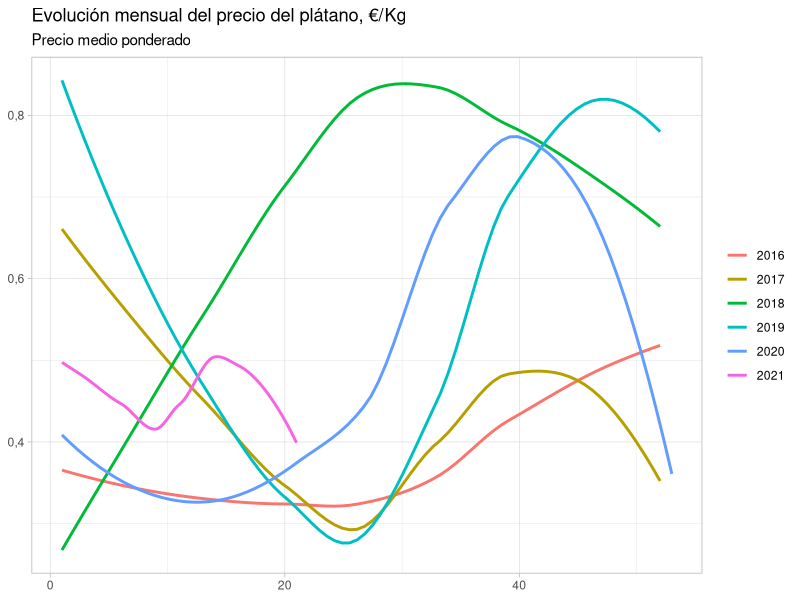
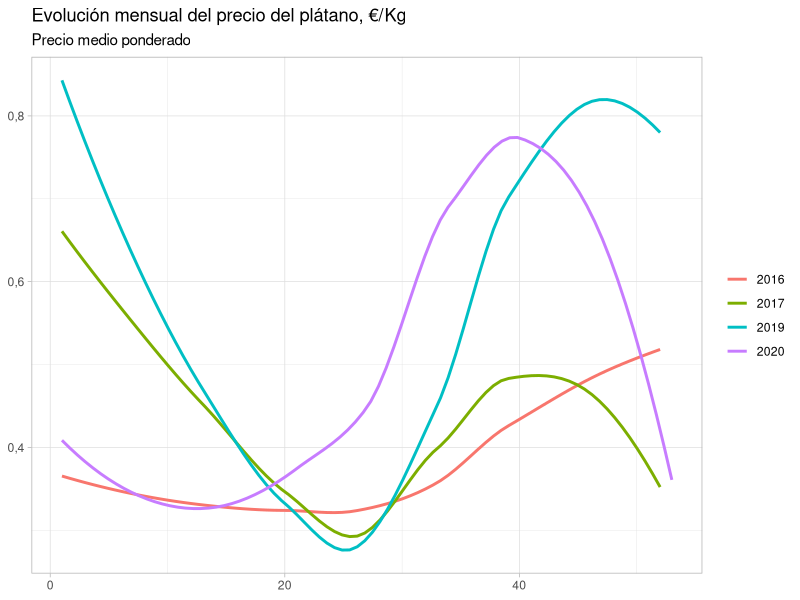

The R script that drew these images, in order:
## ---- chunk 1
knitr::opts_chunk$set(
  echo = F,
  message = F,
  options(OutDec = ","),
  fig.dim = c(10, 5) # width = 6, height = 5 
  )
library(tidyverse)
library(lubridate)
## ---- chunk 2
ds <- read_delim("data/raw/dataset-ISTAC-C00014A_000012-1.3-observations.tsv",
                 show_col_types = FALSE) %>% 
  rename_all(tolower) %>% 
  filter(
    territorio == "Tenerife",
    !is.na(obs_value)
    ) %>% 
  select(1,3,6) %>% 
  pivot_wider(
    names_from = medidas,
    values_from = obs_value
  )

#-- solo los precios medios ponderados --
pr <- ds %>% 
  select(1,2) %>% 
  rename(
    pmp = `Precio medio ponderado`
  ) %>% 
  mutate(
    year = str_sub(time_period, 1, 4),
    n_sem = as.numeric(str_extract(time_period, "\\d+$")),
    .before = 1
  )
pr_sm <- pr %>% 
  filter(
    year != "2021",
    year != "2018"
  )
## ---- chunk 3
ggplot(pr,
       aes(n_sem, pmp,
           color = year)) +
  geom_smooth(
    se = F,
    span = 0.8
  ) +
  labs(
    title = "Evolución mensual del precio del plátano, €/Kg",
    subtitle = "Precio medio ponderado",
    x = NULL,
    y = NULL,
    color = NULL
  ) +
  theme_light()
## ---- chunk 4
ggplot(pr_sm,
       aes(n_sem, pmp,
           color = year)) +
  geom_smooth(
    se = F,
    span = 0.8
  ) +
  labs(
    title = "Evolución mensual del precio del plátano, €/Kg",
    subtitle = "Precio medio ponderado",
    x = NULL,
    y = NULL,
    color = NULL
  ) +
  theme_light()
